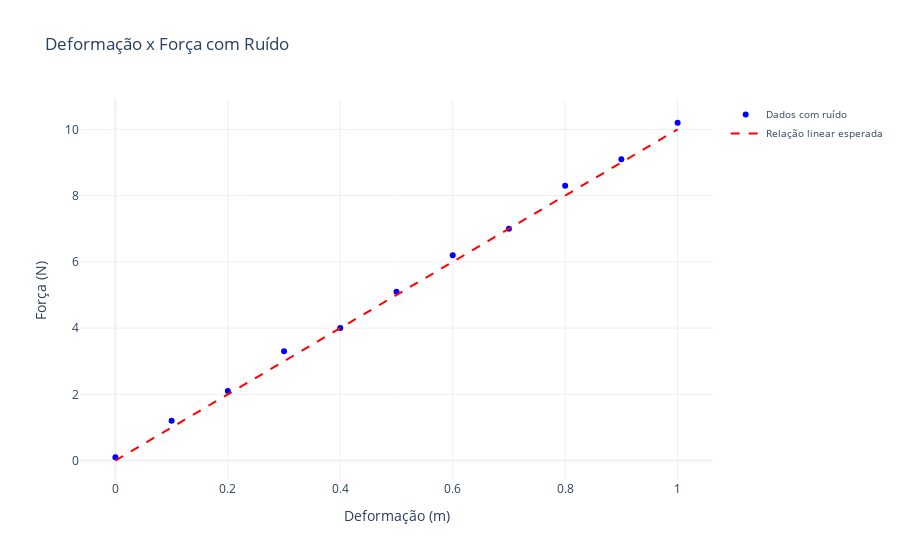

This figure's notebook cell:
### Markdown cell above
# Um pouco mais de formalismo
Nós discutimos o que é aprendizado de máquina de forma geral, mas é importante também termos uma noção mais formal do que isso significa. Vamos começar com um exemplo concreto e, a partir dele, vamos formalizar alguns conceitos importantes. Por fim, vamos formalizar o que é aprendizado de máquina (ou aprendizado estatístico) como um problema matemático.

## Lei de Hooke
A Lei de Hooke é uma lei física que descreve o comportamento de materiais elásticos, como molas, quando são submetidos a uma força. Ela afirma que a deformação de um material elástico é proporcional à força aplicada a ele, desde que essa força não ultrapasse o limite elástico do material. A lei é expressa matematicamente como:
$$F = k \cdot x$$
onde:
- $F$ é a força aplicada ao material (em Newtons),
- $k$ é a constante elástica do material (em N/m), que depende das propriedades do material e da geometria do objeto,
- $x$ é a deformação do material (em metros), que é a diferença entre o comprimento original do material e o comprimento após a aplicação da força.
A Lei de Hooke é uma relação linear entre a força aplicada e a deformação do material, o que significa que, se dobrarmos a força aplicada, a deformação também dobrará, desde que o material permaneça dentro de seu limite elástico.

Suponha que não conhecemos a lei de Hooke, mas temos um conjunto de dados que relaciona a deformação aplicada (em metros) com a força medida necessária para deformar a mola. Esses dados podem ser representados em uma tabela relacionando a deformação aplicada e a força medida:
| Deformação (m) | Força (N) |
|----------------|-----------|
| 0.0            | 0.1       |
| 0.1            | 1.2       |
| 0.2            | 2.1       |
| 0.3            | 3.3       |
| 0.4            | 4.0       |
| 0.5            | 5.1       |
| 0.6            | 6.2       |
| 0.7            | 7.0       |
| 0.8            | 8.3       |
| 0.9            | 9.1       |
| 1.0            | 10.2      |

Um ponto importante sobre esses dados é que eles não representam a relação exata entre a força e a deformação, mas sim uma aproximação dessa relação. Uma das razões para isso é que os dados podem conter erros de medição, ruído ou outras fontes de variação. Há incertezas quando medimos a deformação de uma mola e a força aplicada a ela. Portanto, se existe uma relação (função) exata entre a força e a deformação, a nossa tabela, na verdade, representa uma aproximação dessa relação. Mais formalmente, podemos dizer que os dados são gerados a partir de uma função $f$ (desconhecida) com algum ruído adicionado. Ou seja, temos:
$$
y_i = f(x_i) + \epsilon_i
$$
onde: 
- $y_i$ é a força medida para a deformação $x_i$,
- $f(x_i)$ é a função exata que relaciona a deformação e a força,
- $\epsilon_i$ é o erro de medição ou ruído associado à medição da força para a deformação $x_i$.
A função $f$ é a relação exata entre a deformação e a força, mas não a conhecemos. O que temos são os dados $y_i$ e $x_i$, que são as medições da força e da deformação, respectivamente. O objetivo é encontrar uma função $f$ que se aproxime o máximo possível dos dados observados, minimizando o erro $\epsilon_i$.

### Code cell
import plotly.graph_objects as go
import numpy as np

# Dados com ruído
deformacao = np.linspace(0, 1, 11)
forca_medida = np.array([0.1, 1.2, 2.1, 3.3, 4.0, 5.1, 6.2, 7.0, 8.3, 9.1, 10.2])

# Criar o gráfico interativo
fig = go.Figure()

# Adicionar os dados com ruído
fig.add_trace(go.Scatter(x=deformacao, y=forca_medida, mode='markers', name='Dados com ruído', marker=dict(color='blue')))

# Adicionar a relação linear esperada
fig.add_trace(go.Scatter(x=deformacao, y=deformacao * 10, mode='lines', name='Relação linear esperada', line=dict(color='red', dash='dash')))

# Configurar o layout do gráfico
fig.update_layout(
    title='Deformação x Força com Ruído',
    xaxis_title='Deformação (m)',
    yaxis_title='Força (N)',
    legend=dict(font=dict(size=10)),
    template='plotly_white'
)

# Exibir o gráfico
fig.show()

### Figure 1 — Plotly figure (JSON) as saved in the notebook; plotly's stock layout.template omitted (floating-point values rounded to 4 significant figures)
{"data": [{"marker": {"color": "blue"}, "mode": "markers", "name": "Dados com ruído", "type": "scatter", "x": [0.0, 0.1, 0.2, 0.3, 0.4, 0.5, 0.6, 0.7, 0.8, 0.9, 1.0], "y": [0.1, 1.2, 2.1, 3.3, 4.0, 5.1, 6.2, 7.0, 8.3, 9.1, 10.2]}, {"line": {"color": "red", "dash": "dash"}, "mode": "lines", "name": "Relação linear esperada", "type": "scatter", "x": [0.0, 0.1, 0.2, 0.3, 0.4, 0.5, 0.6, 0.7, 0.8, 0.9, 1.0], "y": [0.0, 1.0, 2.0, 3.0, 4.0, 5.0, 6.0, 7.0, 8.0, 9.0, 10.0]}], "layout": {"legend": {"font": {"size": 10}}, "title": {"text": "Deformação x Força com Ruído"}, "xaxis": {"title": {"text": "Deformação (m)"}}, "yaxis": {"title": {"text": "Força (N)"}}}}
